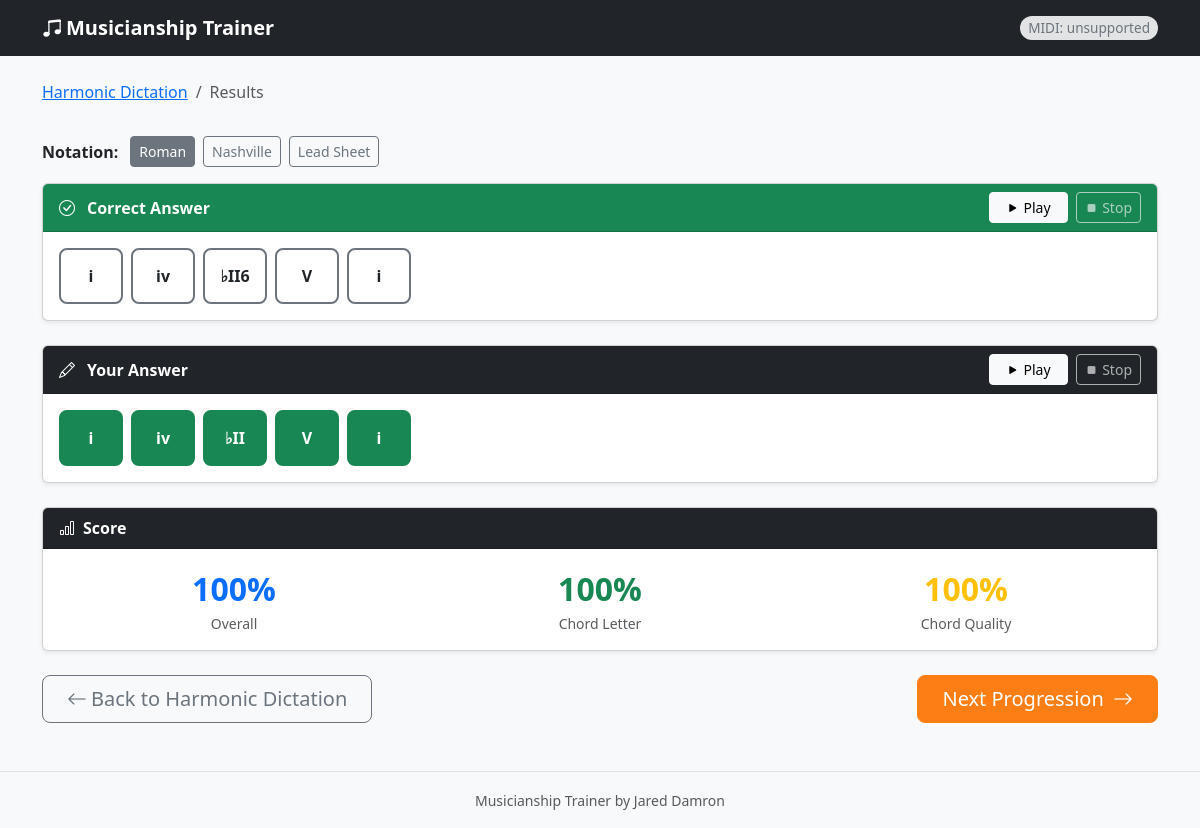
Page /harmonic/results/18 on the committed database.
### models.py (models this page shows, shortened)
class HarmonicAttempt(db.Model):
    id                     = db.Column(db.Integer, primary_key=True)
    progression_id         = db.Column(db.Integer, db.ForeignKey('chord_progression.id'), nullable=False)
    progression            = db.relationship('ChordProgression', backref='attempts')
    user_chords_json       = db.Column(db.Text, nullable=False, default='[]')
    chord_letter_accuracy  = db.Column(db.Float, default=0.0)
    chord_quality_accuracy = db.Column(db.Float, default=0.0)
    overall_score          = db.Column(db.Float, default=0.0)
    created_at             = db.Column(db.DateTime, server_default=db.func.now())
    @property
    def user_chords(self):
        return json.loads(self.user_chords_json)

### app.py (the view)
@app.route('/harmonic/results/<int:attempt_id>')
def harmonic_results(attempt_id):
    attempt     = HarmonicAttempt.query.get_or_404(attempt_id)
    progression = attempt.progression
    correct_chords = progression.chords
    user_chords    = attempt.user_chords
    comparison = []
    total = max(len(correct_chords), len(user_chords)) if correct_chords or user_chords else 0
    for i in range(total):
        c = correct_chords[i] if i < len(correct_chords) else None
        u = user_chords[i]    if i < len(user_chords)    else None
        comparison.append({
            'index':         i + 1,
            'correct':       c,
            'user':          u,
            'letter_match':  (c and u and c['root_pc'] == u['root_pc']),
            'quality_match': (c and u
                              and c['quality']             == u.get('quality')
                              and c.get('sus')             == u.get('sus')
                              and c.get('seventh')         == u.get('seventh')
                              and sorted(c.get('extensions') or []) == sorted(u.get('extensions') or [])),
        })
    def fmt_all(chord):
        if not chord:
            return {'lead': '—', 'roman': '—', 'nashville': '—'}
        return {
            'lead':      format_chord_name(chord, 'lead',      progression.key_signature),
            'roman':     format_chord_name(chord, 'roman',     progression.key_signature),
            'nashville': format_chord_name(chord, 'nashville', progression.key_signature),
        }
    correct_formatted = [fmt_all(c['correct']) for c in comparison]
    user_formatted    = [fmt_all(c['user'])    for c in comparison]
    from urllib.parse import urlencode
    cats   = session.get('last_harmonic_categories', [])
    diffs  = session.get('last_harmonic_difficulties', [])
    tags   = session.get('last_harmonic_tags', [])
    show   = session.get('last_harmonic_show_chord_count', False)
    params = (
        [('category',   c) for c in cats]
        + [('difficulty', d) for d in diffs]
        + [('tag',        t) for t in tags]
        + [('show_chord_count', '1' if show else '0')]
    )
    next_url = url_for('random_harmonic') + '?' + urlencode(params)
    return render_template('harmonic_results.html',
                           attempt=attempt,
                           progression=progression,
                           comparison=comparison,
                           correct_formatted=correct_formatted,
                           user_formatted=user_formatted,
                           next_url=next_url,
                           correct_chords_json=json.dumps(correct_chords),
                           user_chords_json=json.dumps(user_chords))

### chord_utils.py (called while the page is built)
def pitch_class_to_scale_degree(pc: int, key_signature: str):
    scale = SCALE_DEGREES.get(key_signature, SCALE_DEGREES['C'])
    if pc in scale:
        return scale.index(pc)
    return None

### models.py (called while the page is built)
    @property
    def chords(self):
        return json.loads(self.chords_json)

### templates/harmonic_results.html (shortened to what this page needs)
{% extends 'base.html' %}
{% block content %}
<div class="row mb-3">
  <div class="col">
    <nav aria-label="breadcrumb">
      <ol class="breadcrumb">
        <li class="breadcrumb-item"><a href="{{ url_for('harmonic_index') }}">Harmonic Dictation</a></li>
        <li class="breadcrumb-item active">Results</li>
      </ol>
    </nav>
  </div>
</div>
<div class="d-flex flex-wrap gap-2 mb-3 align-items-center">
  <span class="fw-semibold me-1">Notation:</span>
  <button class="btn btn-outline-secondary btn-sm results-notation-btn active" data-mode="roman">Roman</button>
  <button class="btn btn-outline-secondary btn-sm results-notation-btn" data-mode="nashville">Nashville</button>
  <button class="btn btn-outline-secondary btn-sm results-notation-btn" data-mode="lead">Lead Sheet</button>
</div>
<div class="card shadow-sm mb-4">
  <div class="card-header bg-success text-white d-flex align-items-center gap-2">
    <i class="bi bi-check-circle me-1"></i>
    <span class="fw-semibold">Correct Answer</span>
    <div class="ms-auto d-flex gap-2">
      <button class="btn btn-light btn-sm px-3" id="btn-play-correct">
        <i class="bi bi-play-fill"></i> Play
      </button>
      <button class="btn btn-outline-light btn-sm px-2" id="btn-stop-correct" disabled>
        <i class="bi bi-stop-fill"></i> Stop
      </button>
    </div>
  </div>
  <div class="card-body">
    <div class="d-flex flex-wrap gap-2" id="correct-chords">
      {% for fmt in correct_formatted %}
        <div class="chord-block"
             data-roman="{{ fmt.roman }}"
             data-nashville="{{ fmt.nashville }}"
             data-lead="{{ fmt.lead }}">
          {{ fmt.roman }}
        </div>
      {% endfor %}
    </div>
  </div>
</div>
<div class="card shadow-sm mb-4">
  <div class="card-header bg-dark text-white d-flex align-items-center gap-2">
    <i class="bi bi-pencil me-1"></i>
    <span class="fw-semibold">Your Answer</span>
    <div class="ms-auto d-flex gap-2">
      <button class="btn btn-light btn-sm px-3" id="btn-play-user">
        <i class="bi bi-play-fill"></i> Play
      </button>
      <button class="btn btn-outline-light btn-sm px-2" id="btn-stop-user" disabled>
        <i class="bi bi-stop-fill"></i> Stop
      </button>
    </div>
  </div>
  <div class="card-body">
    <div class="d-flex flex-wrap gap-2" id="user-chords">
      {% for item in comparison %}
        {% if item.user %}
          {% set fmt = user_formatted[loop.index0] %}
          {% if item.correct %}
            {% if item.letter_match and item.quality_match %}
              {% set block_class = 'chord-block correct' %}
            {% elif item.letter_match %}
              {% set block_class = 'chord-block partial' %}
            {% else %}
              {% set block_class = 'chord-block wrong' %}
            {% endif %}
          {% else %}
            {% set block_class = 'chord-block extra' %}
          {% endif %}
          <div class="{{ block_class }}"
               data-roman="{{ fmt.roman }}"
               data-nashville="{{ fmt.nashville }}"
               data-lead="{{ fmt.lead }}"
               title="{% if item.correct %}Correct: {{ correct_formatted[loop.index0].roman }}{% else %}Extra chord{% endif %}">
            {{ fmt.roman }}
          </div>
        {% else %}
          <div class="chord-placeholder" title="Missing chord">—</div>
        {% endif %}
      {% endfor %}
    </div>
  </div>
</div>
<div class="card shadow-sm mb-4">
  <div class="card-header bg-dark text-white fw-semibold">
    <i class="bi bi-bar-chart me-2"></i>Score
  </div>
  <div class="card-body">
    <div class="row text-center g-3">
      <div class="col-4">
        <div class="fs-2 fw-bold text-primary">{{ attempt.overall_score | int }}%</div>
        <div class="text-muted small">Overall</div>
      </div>
      <div class="col-4">
        <div class="fs-2 fw-bold text-success">{{ attempt.chord_letter_accuracy | int }}%</div>
        <div class="text-muted small">Chord Letter</div>
      </div>
      <div class="col-4">
        <div class="fs-2 fw-bold text-warning">{{ attempt.chord_quality_accuracy | int }}%</div>
        <div class="text-muted small">Chord Quality</div>
      </div>
    </div>
  </div>
</div>
<div class="d-flex justify-content-between align-items-center mb-4">
  <a href="{{ url_for('harmonic_index') }}" class="btn btn-outline-secondary btn-lg px-4">
    <i class="bi bi-arrow-left me-1"></i>Back to Harmonic Dictation
  </a>
  <a href="{{ next_url }}" class="btn btn-orange btn-lg px-4">
    Next Progression <i class="bi bi-arrow-right ms-1"></i>
  </a>
</div>
{% endblock %}

### static/css/style.css (style rules this page uses)
body { background-color: #f8f9fa; min-height: 100vh; display: flex; flex-direction: column; }
.btn-orange { --bs-btn-color: #fff; --bs-btn-bg: #fd7e14; --bs-btn-border-color: #fd7e14; --bs-btn-hover-color: #fff; --bs-btn-hover-bg: #e8710f; --bs-btn-hover-border-color: #e8710f; --bs-btn-active-bg: #da6b0e; --bs-btn-active-border-color: #da6b0e; --bs-btn-disabled-bg: #fd7e14; --bs-btn-disabled-border-color: #fd7e14; }
.chord-block { display: inline-flex; align-items: center; justify-content: center; min-width: 64px; height: 56px; border: 2px solid #6c757d; border-radius: 8px; cursor: pointer; font-weight: 600; font-size: 1rem; user-select: none; background: #fff; transition: border-color 0.15s, background 0.15s; padding: 0 10px; }
.chord-block.correct { background: #198754; color: #fff; border-color: #198754; }

### rows in the picture
HarmonicAttempt: overall_score "100", chord_letter_accuracy "100", chord_quality_accuracy "100"

### other values in the picture
{{ fmt.roman }} "i" "iv" "♭II6" "V" "i"
{{ fmt.roman }} "i" "iv" "♭II" "V" "i"
